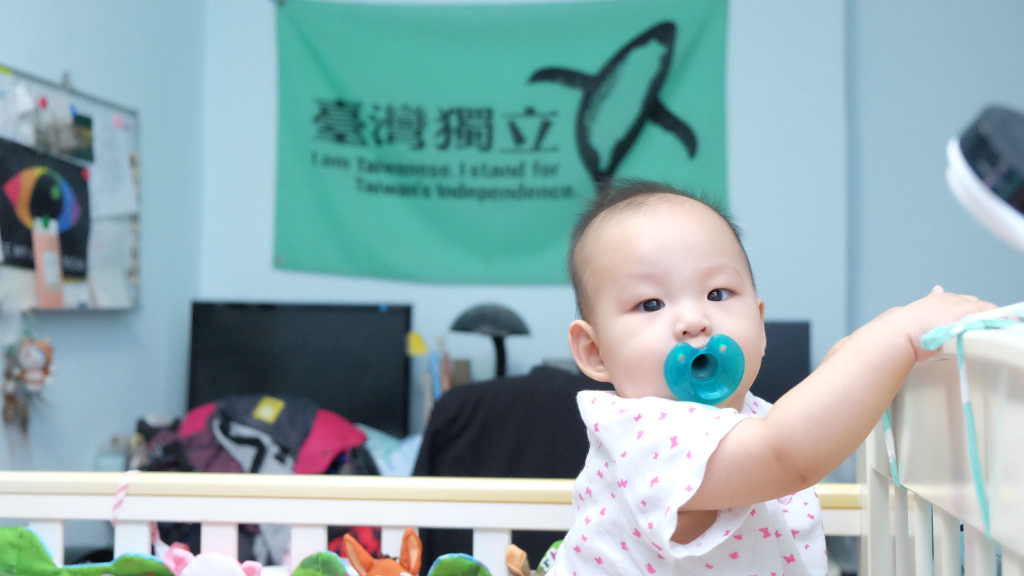
#> input picture Image/1.jpg, 2048 x 1152 px (shown at 1/2 size)
$ python -i augmentation.py   (imports and definitions only)
#> lines starting #> are read from the running program, lines starting #| are printed output that depends on the picture
import numpy as np
import cv2
import os, sys
from utils.hsv_trans import random_hsv_transform

def h_flip_img(f_path, dst_path) :
    fname = f_path.split("/")[-1].split(".")[0]
    ftype = f_path.split(".")[-1]
    img = cv2.imread(f_path)
    img_f = cv2.flip(img, 1)
    cv2.imwrite(os.path.join(dst_path, f"{fname}_f.{ftype}"), img_f)

def v_flip_img(f_path, dst_path) :
    fname = f_path.split("/")[-1].split(".")[0]
    ftype = f_path.split(".")[-1]
    img = cv2.imread(f_path)
    img_f = cv2.flip(img, 0)
    cv2.imwrite(os.path.join(dst_path, f"{fname}_f.{ftype}"), img_f)

def c_shift_img(cs_path, dst_path) :
    fname = cs_path.split("/")[-1].split(".")[0]
    ftype = cs_path.split(".")[-1]
    img = cv2.imread(cs_path)
    img_cs = random_hsv_transform(img, 500, 0.5, 0.5)
    cv2.imwrite(os.path.join(dst_path, f"{fname}_cs.{ftype}"), img_cs)


def h_shift_img(s_path, dst_path) :
#> called with s_path = '../Image/1.jpg', dst_path = 'out.png'
    fname = s_path.split("/")[-1].split(".")[0]
    ftype = s_path.split(".")[-1]
    img = cv2.imread(s_path)
#> img is the input picture: shape (1152, 2048, 3); mean B, G, R 174.1, 170.2, 142.9
    k = np.around(np.random.random(), decimals=2)
    img_s = cv2.resize(img, None, fx=1 , fy=k)
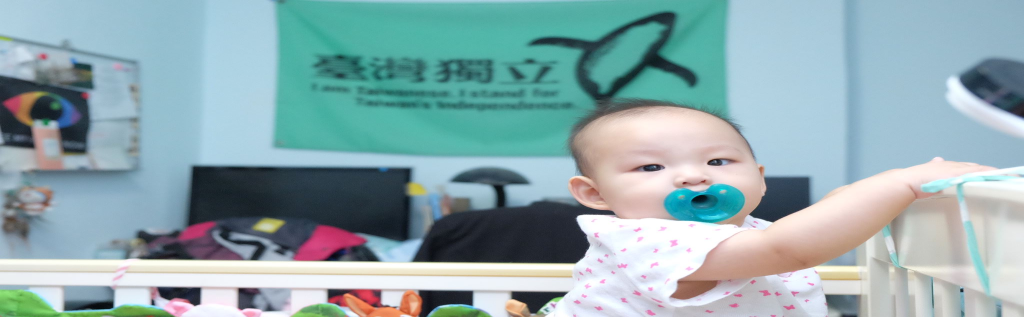
#> img_s: shape (634, 2048, 3) (shown at 1/2 size); mean B, G, R 174.1, 170.1, 142.9
    cv2.imwrite(os.path.join(dst_path, f"{fname}_s.{ftype}"), img_s)

def v_shift_img(s_path, dst_path) :
    fname = s_path.split("/")[-1].split(".")[0]
    ftype = s_path.split(".")[-1]
    img = cv2.imread(s_path)
    k = np.around(np.random.random(), decimals=2)
    img_s = cv2.resize(img, None, fx=k , fy=1)
    cv2.imwrite(os.path.join(dst_path, f"{fname}_s.{ftype}"), img_s)


>>> result = h_shift_img('../Image/1.jpg', 'out.png')

$ run again, on Image/2.jpg
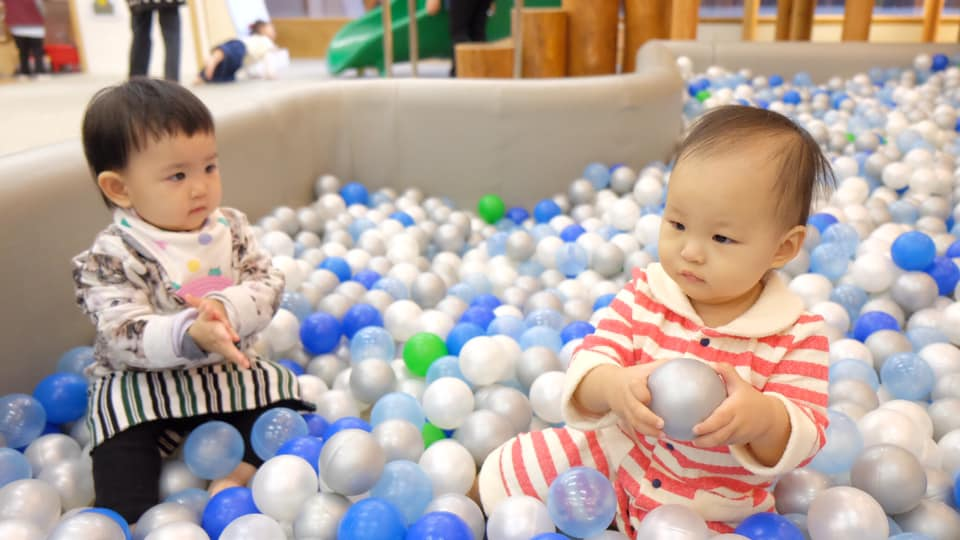
#> input picture Image/2.jpg, 960 x 540 px
#> in h_shift_img, img is the input picture: shape (540, 960, 3); mean B, G, R 157.6, 164.7, 179.5
#> in h_shift_img, `img_s = cv2.resize(img, None, fx=1 , fy=k)`:
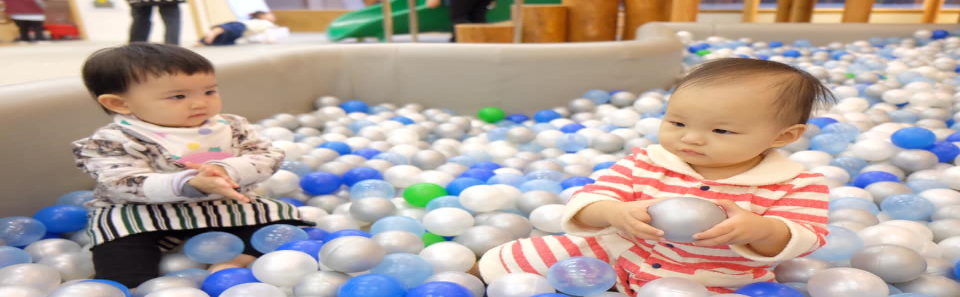
#> img_s: shape (297, 960, 3); mean B, G, R 157.5, 164.7, 179.5
